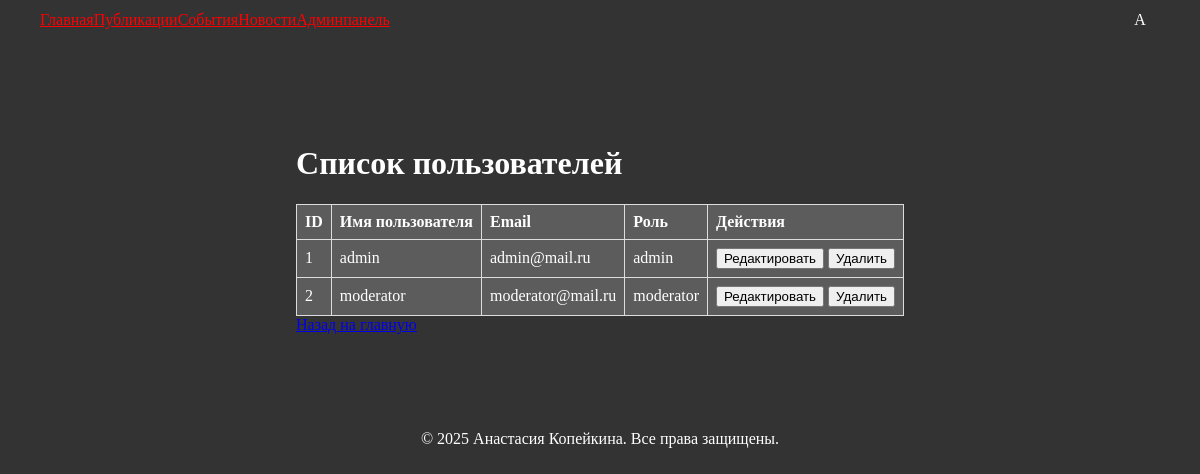
Before: /admin/users (signed in) with the older database file.
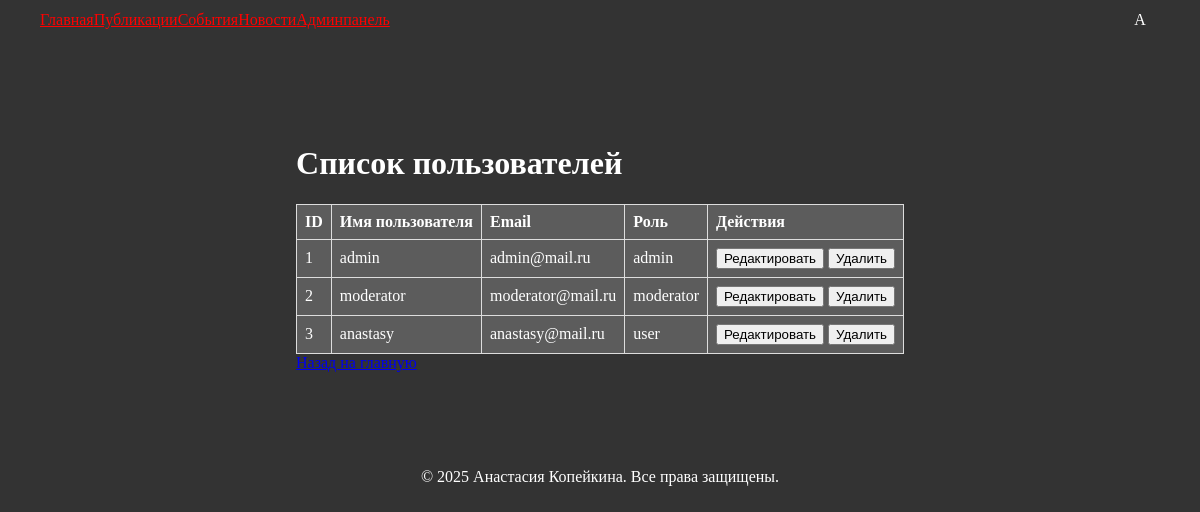
After: the same page with the newer database file.
### application/models.py (models this page shows, shortened)
class User(db.Model, UserMixin):
    id = db.Column(db.Integer, primary_key=True)
    username = db.Column(db.String(150), unique=True, nullable=False)
    email = db.Column(db.String(150), unique=True, nullable=False)
    password_hash = db.Column(db.String(128), nullable=False)
    role = db.Column(db.String(128), default='user')
    posts = db.relationship('Post', backref='author', lazy=True)
    likes = db.relationship('Like', backref='user', lazy=True)
    comments = db.relationship('Comment', backref='user', lazy=True)

### application/views/admin.py (the view)
@admin_bp.route('/admin/users', methods=['GET'])
@moderator_required('admin')
def list_users():
    users = User.query.all()  # Получаем всех пользователей
    return render_template('admin/users.html', users=users)

### application/views/auth.py (called while the page is built)
@login_manager.user_loader
def load_user(user_id):
    return User.query.get(int(user_id))

### application/templates/admin/users.html (shortened to what this page needs)
{% extends 'base.html' %}
{% block content %}
<div class="home-container" style="max-width: 1200px; margin: 0 auto; padding: 40px 20px;">
<h1>Список пользователей</h1>
<table class="ant-table">
    <thead>
        <tr>
            <th>ID</th>
            <th>Имя пользователя</th>
            <th>Email</th>
            <th>Роль</th>
            <th>Действия</th>
        </tr>
    </thead>
    <tbody>
        {% for user in users %}
        <tr>
            <td>{{ user.id }}</td>
            <td>{{ user.username }}</td>
            <td>{{ user.email }}</td>
            <td>{{ user.role }}</td>
            <td>
                <a href="{{ url_for('admin.edit_user', user_id=user.id) }}" class="ant-btn ant-btn-link" style="color: #ffffff;"><button class="ant-btn ant-btn-link--secondary ant-btn-link-hover ant-btn-link-hover-active">Редактировать</button></a>
                <form action="{{ url_for('admin.delete_user', user_id=user.id) }}" method="POST" style="display:inline;">
                    <button type="submit" class="ant-btn ant-btn-danger">Удалить</button>
                </form>
            </td>
        </tr>
        {% endfor %}
    </tbody>
</table>
<a href="{{ url_for('index') }}" class="ant-btn ant-btn-default" style="margin-top: 20px;">Назад на главную</a>
</div>
{% endblock %}

### application/templates/base.html (shortened to what this page needs)
<!DOCTYPE html>
<html lang="en">
<head>
    <link rel="stylesheet" href="https://cdnjs.cloudflare.com/ajax/libs/antd/4.16.13/antd.min.css">
    <link rel="stylesheet" href="{{ url_for('static', filename='css/styles.css') }}">
</head>
<body>
    <header style="position: fixed; ">
        <nav class="ant-menu ant-menu-horizontal" style="display: flex; align-items: center; justify-content: space-between; padding: 0 20px;">
            <div class="left-menu" style="display: flex; align-items: center;">
                <a class="ant-menu-item" href="{{ url_for('index') }}">Главная</a>
                <a class="ant-menu-item" href="{{ url_for('posts.list_posts') }}">Публикации</a>
                <a class="ant-menu-item" href="{{ url_for('events.list_events') }}">События</a>
                <a class="ant-menu-item" href="{{ url_for('news.list_news') }}">Новости</a>
                {% if current_user.is_authenticated and current_user.role == 'moderator' %}
                <a class="ant-menu-item" href="{{ url_for('moderation.moderate_posts') }}">Модерация</a>
                {% elif current_user.is_authenticated and current_user.role == 'admin' %}
                <a class="ant-menu-item" href="{{ url_for('admin.list_users') }}">Админпанель</a>
                {% endif %}
            </div>
            <div class="right-menu" style="display: flex; align-items: center;">
                {% if not current_user.is_authenticated %}
                <a class="ant-menu-item" href="{{ url_for('auth.login') }}">Вход</a>
                <a class="ant-menu-item" href="{{ url_for('auth.register') }}">Регистрация</a>
                {% else %}
                <div
                    id="user-avatar"
                    class="ant-avatar ant-avatar-circle ant-avatar-icon user-avatar"
                    style="
                        background-color: {{ current_user.avatar_color }};
                        color: white;
                        cursor: pointer;
                        display: flex;
                        align-items: center;
                        justify-content: center;
                        width: 40px;
                        height: 40px;
                    "
                >
                    {{ current_user.username[0]|upper }}
                </div>
                {% endif %}
            </div>
        </nav>
    </header>
    <div class="content" style="padding: 20px; display: flex; justify-content: center; flex-direction: column; margin-top: 64px;">
        {% block content %}
        {% endblock %}
    </div>
    <footer style="text-align: center; padding: 20px;">
        <p>© 2025 Анастасия Копейкина. Все права защищены.</p>
    </footer>
</body>
</html>

### application/static/css/styles.css (style rules this page uses)
body { background-color: #333333; }
p { color: #ffffff; }
h1 { color: #ffffff; }
header { top: 0; left: 0; right: 0; z-index: 1000; max-width: 1200px; margin: 0 auto; padding: 0 20px; background-color: #333333; }
.ant-menu { background-color: #333333; }
.ant-menu-horizontal { border-bottom: none; }
nav a { color: #FF0000; background-color: #333333; }

### application/templates/admin/users.html (style rules this page uses)
table { text-align: left; width: 100%; border-collapse: collapse; border: 1px solid #ddd; background-color: #333333; }
th, td { padding: 8px; text-align: left; border: 1px solid #ddd; background-color: #5c5c5c; color: #fff; }

Changed rows visible on the page:
added User: id "3", username "anastasy", email "anastasy@mail.ru", role "user"
